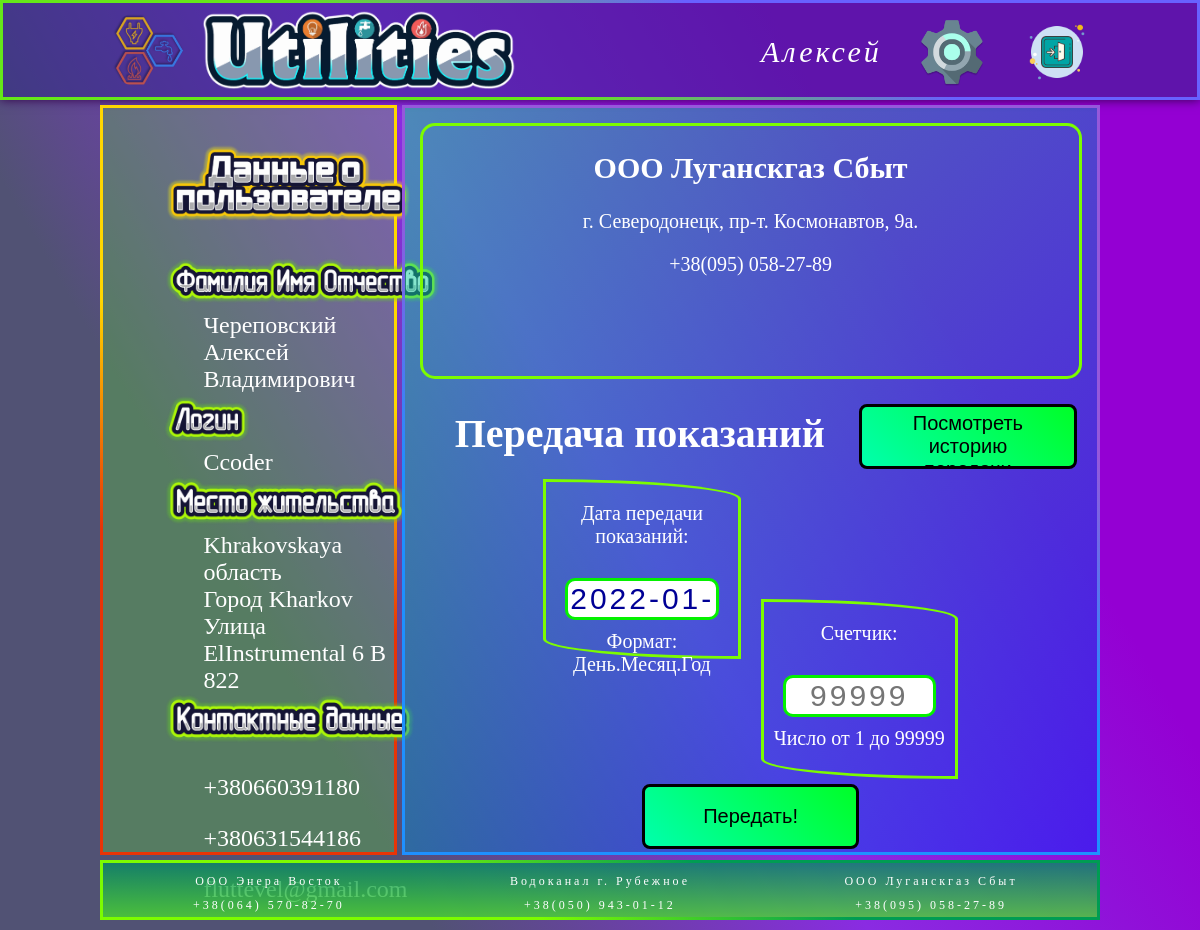
The app's page /pass/gas/ (signed in) with its own data.
### AppUtilities/models.py (models this page shows, shortened)
class Profile(models.Model):
    CHOICES_GENDER = (
        ('Мужской', 'Мужской'),
        ('Женский', 'Женский'),
        ('Не указано', 'Не указано')
    )
    id_user = models.AutoField("ID-пользователя", primary_key=True)
    login = models.OneToOneField(User, verbose_name="Логин", on_delete=models.CASCADE, unique=True)
    sur_name = models.CharField("Фамилия", max_length=50)
    name = models.CharField("Имя", max_length=50)
    patronymic = models.CharField("Отчество", max_length=50)
    gender = models.CharField("Пол", max_length=10, default="Не указано", choices=CHOICES_GENDER)
    region = models.CharField("Область", max_length=50)  # Можно сделать ENUM областей
    city = models.CharField("Город (Село)", max_length=50)  # Можно сделать ENUM, связаное с пользователем
    street = models.CharField("Улица (Переулок, Проспект)", max_length=50)  # Можно сделать ENUM улиц и переулков
    house = models.PositiveSmallIntegerField("Номер дома")
    prefix_house = models.CharField("Приставка к адресу", max_length=10, blank=True)  # На случай 107а
    flat = models.PositiveSmallIntegerField("Номер квартиры", blank=True, null=True)
    tel_number = models.CharField("Номер телефона", max_length=20)
    tel_number_extra = models.CharField("Доп. номер телефона", max_length=20, blank=True)
    email = models.EmailField("Эл. почта", max_length=50, blank=True)
    class Meta:
        verbose_name = "Пользователя"
        verbose_name_plural = "Пользователи"

class ServiceProviders(models.Model):
    id_provider = models.PositiveSmallIntegerField("ID поставщика услуг", primary_key=True)
    full_name = models.CharField("Полное имя", max_length=50)
    address = models.CharField("Адрес", max_length=50)
    tel_contact = models.CharField("Контактный телефон", max_length=20)
    tel_contact_extra = models.CharField("Доп. контактный телефон", max_length=20, blank=True)
    email = models.EmailField("Эл. почта", max_length=50, blank=True)
    email_extra = models.EmailField("Доп. эл. почта", max_length=50, blank=True)
    url = models.SlugField("Ссылка", max_length=20, unique=True)
    class Meta:
        verbose_name = "Поставщика услуг"
        verbose_name_plural = "Поставщики услуг"

### AppUtilities/views.py (the view)
# urls.py: path("pass/gas/", views.GasPassCRCreateView.as_view(), name="page_g_pass"),
class GasPassCRCreateView(ProvidersPassCRCreateView):
    model = HistoryGasCR
    form_class = GasPassCRForm
    success_url = reverse_lazy('write_last_cr_gas')
    def get_context_data(self, **kwargs):
        kwargs['provider'] = ServiceProviders.objects.get(id_provider=1)
        kwargs['token'] = 'Gas'
        return super().get_context_data(**kwargs)

### AppUtilities/forms.py
class GasPassCRForm(ProvidersPassCRForm):
    class Meta:
        model = HistoryGasCR
        fields = ('date_cr', 'first_cr')

### AppUtilities/views.py (called while the page is built)
    def get_context_data(self, **kwargs):
        kwargs['user_data'] = Profile.objects.get(login=self.request.user)
        kwargs['providers'] = ServiceProviders.objects.all()
        kwargs['services'] = Services.objects.get(username=self.request.user)
        return super().get_context_data(**kwargs)

### templates/utilities/pass-counter-reading.html (shortened to what this page needs)
{% extends 'utilities/base.html' %}
{% load static %}
{% block cssfiles %}
    <link rel="stylesheet" href="{% static 'css/main-framework.css' %}">
    <link rel="stylesheet" href="{% static 'css-unique/utility-provider-styles.css' %}">
    <link rel="stylesheet" href="{% static 'css/main-modal-style.css' %}">
    <link rel="stylesheet" href="{% static 'calendar/css/xcalendar.css' %}">
{% endblock cssfiles %}
{% block mcontent %}
    <main class="element">
        <section class="provider-full-info">
            <h1>{{ provider.full_name }}</h1>
            <p>{{ provider.address }}</p>
            <p>{{ provider.tel_contact }} {{ provider.email }}</p>
        </section>
        {% if token == 'Electricity' or token == 'Water' %}
            {% if token == 'Electricity' and services.availability_electricity_night %}
                <form id="pass_form" method="post" class="pass-CR">
            {% else %}
                {% if token == 'Electricity' %}
                    <form id="pass_form" method="post" class="pass-CR-2">
                {% endif %}
            {% endif %}
            {% if token == 'Water' and services.availability_water_irrigation %}
                <form id="pass_form" method="post" class="pass-CR">
            {% else %}
                {% if token == 'Water' %}
                    <form id="pass_form" method="post" class="pass-CR-2">
                {% endif %}
            {% endif %}
        {% else %}
            <form id="pass_form" method="post" class="pass-CR-2">
        {% endif %}
            <h2 class="H-text-t2 header-text">Передача показаний</h2>
            <button class="button-flare btn-green btn-show-history">
                <a href="/history/{{ provider.url }}/" class="none-decor">
                    Посмотреть историю<br>передачи показаний
                </a>
            </button>
            {% for field in form %}
                {% if token == 'Electricity' or token == 'Water' %}
                    {% if token == 'Electricity' and services.availability_electricity_night %}
                        <div class="{{ field.name }}">
                            {{ field.label_tag }}
                            {{ field.as_widget }}
                            <div class="help-text">{{ field.help_text }}</div>
                        </div>
                    {% else %}
                        {% if token == 'Electricity' and field.name != 'second_cr' %}
                            <div class="{{ field.name }}">
                                {{ field.label_tag }}
                                {{ field.as_widget }}
                                <div class="help-text">{{ field.help_text }}</div>
                            </div>
                        {% endif %}
                    {% endif %}
                    {% if token == 'Water' and services.availability_water_irrigation %}
                        <div class="{{ field.name }}">
                            {{ field.label_tag }}
                            {{ field.as_widget }}
                            <div class="help-text">{{ field.help_text }}</div>
                        </div>
                    {% else %}
                        {% if token == 'Water' and field.name != 'second_cr' %}
                            <div class="{{ field.name }}">
                                {{ field.label_tag }}
                                {{ field.as_widget }}
                                <div class="help-text">{{ field.help_text }}</div>
                            </div>
                        {% endif %}
                    {% endif %}
                {% else %}
                    <div class="{{ field.name }}">
                        {{ field.label_tag }}
                        {{ field.as_widget }}
                        <div class="help-text">{{ field.help_text }}</div>
                    </div>
                {% endif %}
            {% endfor %}
            <button form="pass_form" type="submit" name="pass_btn" class="button-flare btn-green btn-pass-CR">
                Передать!
            </button>
        </form>
    </main>
{% endblock mcontent %}

### templates/include/header.html (shortened to what this page needs)
{% load static %}
<header class="element">
    {% url 'user_home' as url_user_home %}
    <a href="{{ url_user_home }}" class="Home-btn-logo-m">
        <img src="{% static 'img/Logo-Img-Utilities.png' %}" class="Img-logo-m">
    </a>
    <a href="{{ url_user_home }}" class="Home-btn-text-m">
        <img src="{% static 'img/Logo-Utilities.png' %}" class=" Img-text-m">
    </a>
    <p class="User-name-m">{{ user_data.name }}</p>
    <a href="{% url 'page_pa_user' user_data.id_user %}" class="pers-area">
        <img src="{% static 'img/Settings-icon.png' %}" class="Img-icon-m">
    </a>
    {% url 'def_logout' as url_logout %}
    <a href="{{ url_logout }}" class="Exit-btn-m">
        <img src="{% static 'img/Exit.png' %}" class="Img-icon-m">
    </a>
</header>

### templates/include/sidebar.html
{% load static %}
<section class="element">
    <img src="{% static 'img/User-info.png' %}" class="Img-text-s">
    <dl>
        <dt><img src="{% static 'img/Full-name-Img-sm.png' %}" class="Img-sm-text-s"></dt>
        <dd>
            {{ user_data.sur_name }} {{ user_data.name }} {{ user_data.patronymic }}
        </dd>
        <dt><img src="{% static 'img/Login-Img-sm.png' %}" class="Img-sm-text-s"></dt>
        <dd>
            {{ user_data.login }}
        </dd>
        <dt><img src="{% static 'img/City-Img-sm.png' %}" class="Img-sm-text-s"></dt>
        <dd>
            {{ user_data.region }} область
        </dd>
        <dd>
            Город {{ user_data.city }}
        </dd>
        <dd>
            Улица {{ user_data.street }} {{ user_data.house }} {{ user_data.prefix_house }} {{ user_data.flat }}
        </dd>
        <dt><img src="{% static 'img/Contacts-Img-sm.png' %}" class="Img-sm-text-s"></dt>
        <dd>
            <p>{{ user_data.tel_number }}</p>
            <p>{{ user_data.tel_number_extra }}</p>
        </dd>
        <dd>
            {{ user_data.email }}
        </dd>
    </dl>
</section>

### templates/include/footer.html
<footer class="element">
    {% for prov in providers %}
        <div class="Utility-{{ prov.url }}">
            <p>{{ prov.full_name }}</p>
            <p>{{ prov.tel_contact }}</p>
        </div>
    {% endfor %}
</footer>

### static/css/main-styles.css (style rules this page uses)
.btn-green { font-size: 16px; height: 50px; margin: 10px 30px 10px 30px; padding: 5px 30px 5px 30px; border: 3px solid black; border-radius: 8px; cursor: pointer !important; transition: 0.5s; background: linear-gradient(45deg, #00ffad 0%, #00ff28 100%); }
.button-flare { margin: 0; text-decoration: none; display: inline-block; position: relative; overflow: hidden; -webkit-transition: all 0.2s ease-in-out; transition: all 0.2s ease-in-out; }
.button-flare:before { content: ""; background-color: rgba(255, 255, 255, 0.5); height: 100%; width: 3em; position: absolute; top: 0; left: -4.5em; -webkit-transform: skewX(-45deg) translateX(0); transform: skewX(-45deg) translateX(0); -webkit-transition: none; transition: none; }
.none-decor { text-decoration: none; color: inherit; }
.txt-green { width: 50%; color: #000096; text-align: center; font-size: 30px; letter-spacing: 3px; border: 3px solid #04f100; border-radius: 10px; transition: 0.5s; }
.txt-green { -moz-appearance: textfield; }
.H-text-t2 { font-size: 40px; line-height: 40px; margin: 15px 0 0 30px; }

### static/css/main-properties.css (style rules this page uses)
.w-75 { width: 75%; }

### static/css/main-button-styles.css (style rules this page uses)
button.button-flare { margin-top: 5px; }
.button-flare { text-decoration: none; display: inline-block; position: relative; overflow: hidden; -webkit-transition: all 0.2s ease-in-out; transition: all 0.2s ease-in-out; }
.button-flare:before { content: ""; background-color: rgba(255, 255, 255, 0.5); height: 100%; width: 3em; position: absolute; top: 0; left: -4.5em; -webkit-transform: skewX(-45deg) translateX(0); transform: skewX(-45deg) translateX(0); -webkit-transition: none; transition: none; }

### static/css/main-framework.css (style rules this page uses)
body { margin: 0; color: white; font-size: 20px; font-family: Calibri; background: linear-gradient(60deg, #515274 25%, blueviolet 50%, darkviolet 75%); background-attachment: fixed; }
.element { color: white; padding: 1vh 1vw 1vh 1vw; border: 3px solid; transition: 0.3s; }
header.element { grid-area: h; background: rgba(43, 40, 132, 0.5); box-shadow: 0px 0px 10px #33004c; display: grid; justify-content: center; align-content: center; grid-template-columns: repeat(12, 1fr); grid-template-rows: 80px; grid-gap: 5px; grid-template-areas: ". log txt txt txt . . . . usr ext ."; }
.Home-btn-logo-m { grid-area: log; }
.Home-btn-text-m { grid-area: txt; }
.Img-logo-m { width: 75px; padding: 2.5px; transition: 1s; border-radius: 30px; }
.Img-text-m { height: 80px; transition: 0.5s; }
.User-name-m { font-size: 30px; font-family: ISOCPEUR; font-style: italic; letter-spacing: 3px; grid-area: usr; margin-top: 25px; }
.Exit-btn-m { grid-area: ext; }
.Img-icon-m { width: 70px; margin-top: 7px; margin-left: 30px; transition: 1s; }
section.element { grid-area: s; background: rgba(99, 220, 57, 0.3); transition: 0.5s; font-size: 1.2em; padding: 4vh 0 0 5vw; vertical-align: middle; }
.Img-text-s { width: 250px; }
.Img-sm-text-s { height: 50px; }
main.element { grid-area: m; padding: 0; background: linear-gradient(135deg, rgba(16, 231, 143, 0.5) 0%, rgba(6, 38, 255, 0.5) 100%); }
footer.element { grid-area: f; text-align: center; font-size: 12px; font-family: "BankGothic Lt BT"; line-height: 12px; letter-spacing: 3px; padding: 0; margin-bottom: 10px; background: linear-gradient(180deg, rgba(6, 139, 101, 0.8) 0%, rgba(73, 218, 46, 0.8) 100%); transition: 0.5s; display: grid; grid-template-columns: repeat(3, 1fr); grid-template-rows: 50px; grid-template-areas: "elc wtr gas"; }
.Utility-electricity { grid-area: elc; }
.Utility-water { grid-area: wtr; }
.Utility-gas { grid-area: gas; }
header.element { border-image: linear-gradient(20deg, #65e819 38%, #6861ff 65%); border-image-slice: 1; }
section.element { border-image: linear-gradient(20deg, #e83406 38%, gold 65%); border-image-slice: 1; }
main.element { border-image: linear-gradient(20deg, dodgerblue 38%, #9658db 65%); border-image-slice: 1; }
footer.element { border-image: linear-gradient(20deg, lawngreen 38%, #009c53 65%); border-image-slice: 1; }
header.element { grid-template-areas: ". log txt txt txt . sin sup usr par ext ."; }
.pers-area { grid-area: par; }

### records on screen
Profile: name "Алексей", sur_name "Череповский", patronymic "Владимирович", login "Ccoder", region "Khrakovskaya", city "Kharkov", street "ElInstrumental", house "6", prefix_house "B", flat "822", tel_number "+380660391180", tel_number_extra "+380631544186", email "fluttevel@gmail.com"
ServiceProviders: full_name "ООО Луганскгаз Сбыт", address "г. Северодонецк, пр-т. Космонавтов, 9а.", tel_contact "+38(095) 058-27-89"
ServiceProviders: full_name "ООО Энера Восток", tel_contact "+38(064) 570-82-70"
ServiceProviders: full_name "Водоканал г. Рубежное", tel_contact "+38(050) 943-01-12"

### other values on screen
{{ field.label_tag }} "Дата передачи показаний:" "Счетчик:"
{{ field.help_text }} "Формат: День.Месяц.Год" "Число от 1 до 99999"
